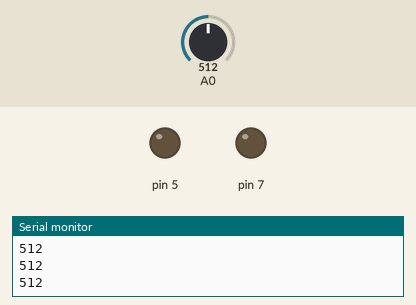
Simulated run of this sketch. Board: Arduino Uno, built with avr-gcc and run on an emulated ATmega328P. On the bench: output pins drawn as LEDs (lit = HIGH), the last lines printed to the serial monitor. The inputs (shaded band) are chosen by the test bench; at power-on: A0 = 512.

Above: at 1.2 s.
1.3 s: A0 set to 584
2.8 s: A0 set to 607
At 3.9 s:
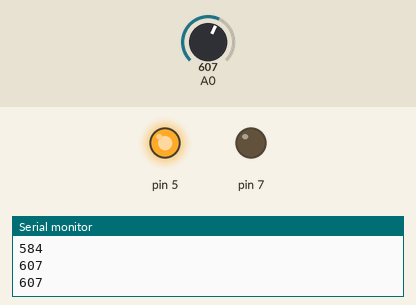
4.3 s: A0 set to 689
7.0 s: A0 set to 709
At 9.2 s:
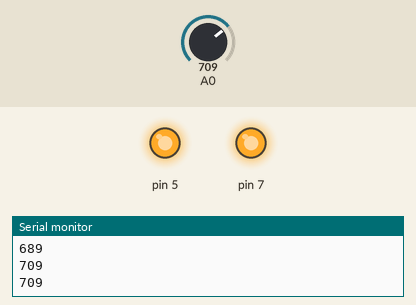
10.0 s: A0 set to 690
At 12.6 s:
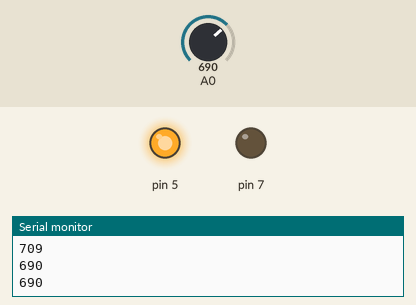
13.0 s: A0 set to 710
At 16.0 s:
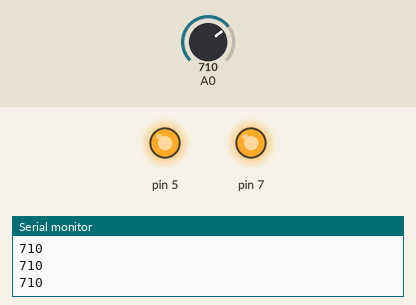
Timing chart, 0 to 17.0 s (numbered marks = the images above; inputs shaded):
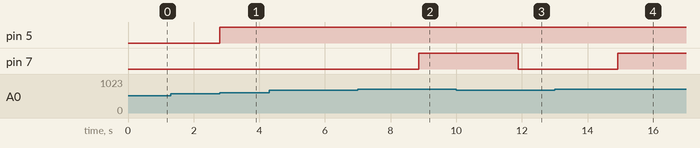

Measured:
- the behaviour switches between 599 and 600 on A0 (found by bisection; images 0 and 1)
- the behaviour switches between 699 and 700 on A0 (found by bisection; images 1 and 2)
- after the input at 2.8 s, pin 5: LOW → HIGH at once
- after the input at 7.0 s, pin 7: LOW → HIGH after 1.9 s
- after the input at 10.0 s, pin 7: HIGH → LOW after 1.9 s
- after the input at 13.0 s, pin 7: LOW → HIGH after 1.9 s

The sketch:

Lab3.ino
```cpp
// C++ code
//
int Smoke_Sensor=0;
void setup()
{
  pinMode(A0, INPUT);
  Serial.begin(9600);
  pinMode(5, OUTPUT);
  pinMode(7, OUTPUT);
}
void loop()
{
  Smoke_Sensor=analogRead(A0);
  Serial.println(Smoke_Sensor);
  if(Smoke_Sensor>=600){
  digitalWrite(5, HIGH);
  delay(1000);
}
  else{
  digitalWrite(5, LOW);
  }
  if(Smoke_Sensor>=700){
  digitalWrite(7, HIGH);
  }else{
  digitalWrite(7, LOW);
  }
  delay(10);
}
```
